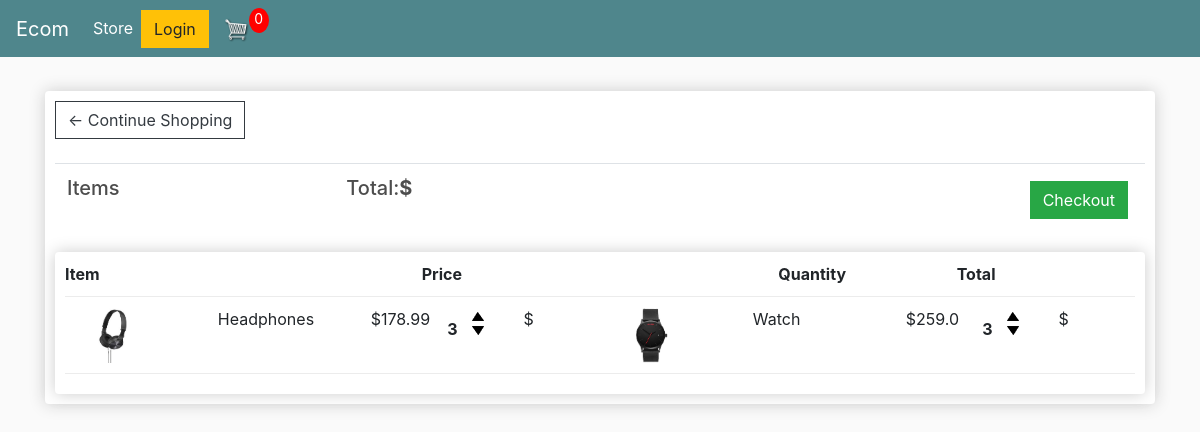
The app's page /cart/ (signed in) with its own data.
### store/models.py (models this page shows, shortened)
class OrderItem(models.Model):
  product = models.ForeignKey(Product, on_delete=models.SET_NULL, null=True, blank=True)
  order = models.ForeignKey(Order,on_delete=models.SET_NULL,null=True,blank=True)
  quantity = models.IntegerField(default=0,null=True,blank=True)
  date_added = models.DateTimeField(auto_now_add=True)

class Product(models.Model):
  name = models.CharField(max_length=200)
  price = models.FloatField()
  digital = models.BooleanField(default=False,null=True,blank=True)
  image = models.ImageField(null=True,blank = True)
  @property
  def imageURL (self):
    try:
        url = self.image.url
    except:
        url = ''
    return url

### store/views.py (the view)
# urls.py: path('cart/',views.cart,name="cart")
def cart(request):
	if request.user.is_authenticated:
		customer = request.user.customer
		order, created = Order.objects.get_or_create(customer=customer, complete=False)
		items = order.orderitem_set.all()
	else:
		items = []
		order = {'get_cart_total':0, 'get_cart_quantity':0}
	context = {'items':items, 'order': order}
	return render(request, 'store/cart.html', context)

### store/templates/store/cart.html
{% extends 'store/main.html' %}
{% load static %}
{% block content %}
<div class="row">
  <div class="col-lg-12">
    <div class="box-element">
      <a  class="btn btn-outline-dark" href="{% url 'store' %}">&#x2190; Continue Shopping</a>
      <br>
      <br>
      <table class="table">
        <tr>
          <th><h5>Items <strong>{{ order.get_cart_quantity }}</strong></h5></th>
          <th><h5>Total:<strong>${{order.get_cart_total }}</strong></h5></th>
          <th>
            <a  style="float:right; margin:5px;" class="btn btn-success" href="{% url 'checkout' %}">Checkout</a>
          </th>
        </tr>
      </table>
      <div class="box-element">
        <div class="cart-row">
          <div style="flex: 2"><strong>Item</strong></div>
          <div style="flex: 2"><strong>Price</strong></div>
          <div style="flex: 1"><strong>Quantity</strong></div>
          <div style="flex: 1"><strong>Total</strong></div>
        </div>
        <div class="cart-row">
          {% for item in items %}
          <div style="flex: 2"><img src="{{item.product.imageURL}}" alt="" class="row-image"></div>
          <div style="flex: 2"><p>{{item.product.name}}</p></div>
          <div style="flex: 1"><p>${{item.product.price}}</p></div>
          <div style="flex: 1">
            <p class="quantity">{{item.quantity}}</p>
              <div class="quantity">
                <img src="{% static 'images/arrow-up.png'%}" alt="arrow up" class="chg-quantity">
                <img src="{%static 'images/arrow-down.png'%}" alt="arrow down" class="chg-quantity">
            </div>
          </div>
          <div style="flex: 1"><p>${{ order.get_total }}</p></div>
          {% endfor %}
        </div>
      </div>
    </div>
  </div>
</div>
{% endblock content %}

### static/css/main.css (style rules this page uses)
body { background-color: hsl(0, 0%, 98%); }
h1,h2,h3,h4,h5,h6 { color:hsl(0, 0%, 30%); }
.box-element { box-shadow:hsl(0, 0%, 80%) 0 0 16px; background-color: #fff; border-radius: 4px; padding: 10px; }
.col-lg-4, .col-lg-6, .col-lg-8, .col-lg-12 { margin-top: 10px; }
.btn { border-radius: 0; }
.row-image { width: 100px; }
.cart-row { display: flex; align-items: flex-stretch; padding-bottom: 10px; margin-bottom: 10px; border-bottom: 1px solid #ececec; }
.quantity { display: inline-block; font-weight: 700; padding-right:10px; }
.chg-quantity { width: 12px; cursor: pointer; display: block; margin-top: 5px; transition:.1s; }

### records on screen
OrderItem: product.imageURL (picture), product.name "Headphones", product.price "178.99", quantity "3"
OrderItem: product.imageURL (picture), product.name "Watch", product.price "259.0", quantity "3"
